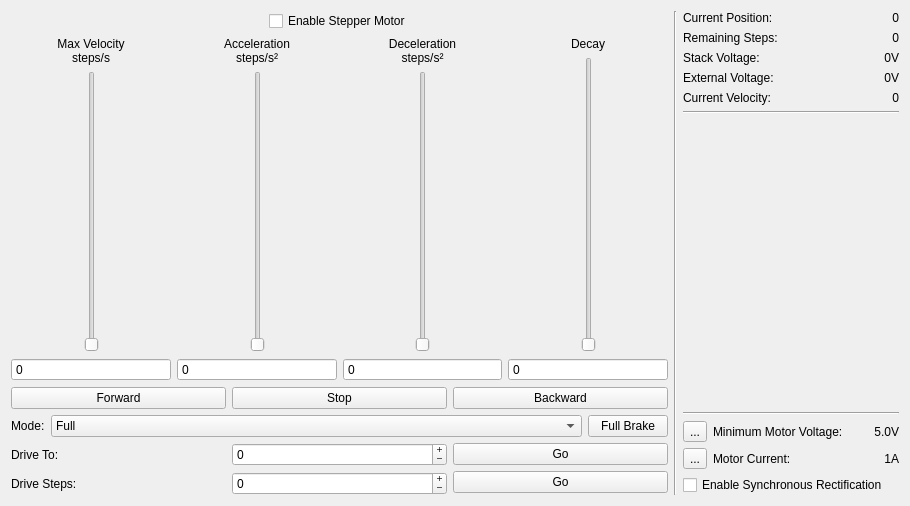
<?xml version="1.0" encoding="UTF-8"?>
<ui version="4.0">
 <class>Stepper</class>
 <widget class="QWidget" name="Stepper">
  <property name="geometry">
   <rect>
    <x>0</x>
    <y>0</y>
    <width>910</width>
    <height>506</height>
   </rect>
  </property>
  <property name="windowTitle">
   <string>Form</string>
  </property>
  <layout class="QHBoxLayout" name="horizontalLayout_2">
   <item>
    <layout class="QHBoxLayout" name="horizontal_layout">
     <item>
      <layout class="QVBoxLayout" name="main_vlayout">
       <item>
        <layout class="QHBoxLayout" name="horizontalLayout_8">
         <item>
          <spacer name="horizontalSpacer_2">
           <property name="orientation">
            <enum>Qt::Horizontal</enum>
           </property>
           <property name="sizeHint" stdset="0">
            <size>
             <width>40</width>
             <height>20</height>
            </size>
           </property>
          </spacer>
         </item>
         <item>
          <widget class="QCheckBox" name="enable_checkbox">
           <property name="layoutDirection">
            <enum>Qt::LeftToRight</enum>
           </property>
           <property name="text">
            <string>Enable Stepper Motor</string>
           </property>
          </widget>
         </item>
         <item>
          <spacer name="horizontalSpacer">
           <property name="orientation">
            <enum>Qt::Horizontal</enum>
           </property>
           <property name="sizeHint" stdset="0">
            <size>
             <width>40</width>
             <height>20</height>
            </size>
           </property>
          </spacer>
         </item>
        </layout>
       </item>
       <item>
        <layout class="QHBoxLayout" name="horizontalLayout_3">
         <item>
          <layout class="QVBoxLayout" name="verticalLayout">
           <item>
            <widget class="QLabel" name="label">
             <property name="sizePolicy">
              <sizepolicy hsizetype="Preferred" vsizetype="Preferred">
               <horstretch>0</horstretch>
               <verstretch>0</verstretch>
              </sizepolicy>
             </property>
             <property name="text">
              <string>Max Velocity
steps/s</string>
             </property>
             <property name="alignment">
              <set>Qt::AlignCenter</set>
             </property>
            </widget>
           </item>
           <item>
            <layout class="QHBoxLayout" name="horizontalLayout_13">
             <item>
              <spacer name="horizontalSpacer_3">
               <property name="orientation">
                <enum>Qt::Horizontal</enum>
               </property>
               <property name="sizeHint" stdset="0">
                <size>
                 <width>40</width>
                 <height>20</height>
                </size>
               </property>
              </spacer>
             </item>
             <item>
              <widget class="QSlider" name="velocity_slider">
               <property name="sizePolicy">
                <sizepolicy hsizetype="Fixed" vsizetype="Expanding">
                 <horstretch>0</horstretch>
                 <verstretch>0</verstretch>
                </sizepolicy>
               </property>
               <property name="minimum">
                <number>0</number>
               </property>
               <property name="maximum">
                <number>65535</number>
               </property>
               <property name="pageStep">
                <number>1000</number>
               </property>
               <property name="tracking">
                <bool>true</bool>
               </property>
               <property name="orientation">
                <enum>Qt::Vertical</enum>
               </property>
               <property name="tickPosition">
                <enum>QSlider::NoTicks</enum>
               </property>
               <property name="tickInterval">
                <number>0</number>
               </property>
              </widget>
             </item>
             <item>
              <spacer name="horizontalSpacer_4">
               <property name="orientation">
                <enum>Qt::Horizontal</enum>
               </property>
               <property name="sizeHint" stdset="0">
                <size>
                 <width>40</width>
                 <height>20</height>
                </size>
               </property>
              </spacer>
             </item>
            </layout>
           </item>
           <item>
            <widget class="QSpinBox" name="velocity_spin">
             <property name="buttonSymbols">
              <enum>QAbstractSpinBox::NoButtons</enum>
             </property>
             <property name="maximum">
              <number>65535</number>
             </property>
             <property name="singleStep">
              <number>1000</number>
             </property>
            </widget>
           </item>
          </layout>
         </item>
         <item>
          <layout class="QVBoxLayout" name="verticalLayout_3">
           <item>
            <widget class="QLabel" name="label_2">
             <property name="sizePolicy">
              <sizepolicy hsizetype="Preferred" vsizetype="Preferred">
               <horstretch>0</horstretch>
               <verstretch>0</verstretch>
              </sizepolicy>
             </property>
             <property name="text">
              <string>Acceleration
steps/s²</string>
             </property>
             <property name="alignment">
              <set>Qt::AlignCenter</set>
             </property>
            </widget>
           </item>
           <item>
            <layout class="QHBoxLayout" name="horizontalLayout_14">
             <item>
              <spacer name="horizontalSpacer_5">
               <property name="orientation">
                <enum>Qt::Horizontal</enum>
               </property>
               <property name="sizeHint" stdset="0">
                <size>
                 <width>40</width>
                 <height>20</height>
                </size>
               </property>
              </spacer>
             </item>
             <item>
              <widget class="QSlider" name="acceleration_slider">
               <property name="sizePolicy">
                <sizepolicy hsizetype="Fixed" vsizetype="Expanding">
                 <horstretch>0</horstretch>
                 <verstretch>0</verstretch>
                </sizepolicy>
               </property>
               <property name="minimum">
                <number>0</number>
               </property>
               <property name="maximum">
                <number>65535</number>
               </property>
               <property name="pageStep">
                <number>1000</number>
               </property>
               <property name="orientation">
                <enum>Qt::Vertical</enum>
               </property>
              </widget>
             </item>
             <item>
              <spacer name="horizontalSpacer_6">
               <property name="orientation">
                <enum>Qt::Horizontal</enum>
               </property>
               <property name="sizeHint" stdset="0">
                <size>
                 <width>40</width>
                 <height>20</height>
                </size>
               </property>
              </spacer>
             </item>
            </layout>
           </item>
           <item>
            <widget class="QSpinBox" name="acceleration_spin">
             <property name="buttonSymbols">
              <enum>QAbstractSpinBox::NoButtons</enum>
             </property>
             <property name="maximum">
              <number>65535</number>
             </property>
             <property name="singleStep">
              <number>1000</number>
             </property>
            </widget>
           </item>
          </layout>
         </item>
         <item>
          <layout class="QVBoxLayout" name="verticalLayout_6">
           <item>
            <widget class="QLabel" name="label_4">
             <property name="sizePolicy">
              <sizepolicy hsizetype="Preferred" vsizetype="Preferred">
               <horstretch>0</horstretch>
               <verstretch>0</verstretch>
              </sizepolicy>
             </property>
             <property name="text">
              <string>Deceleration
steps/s²</string>
             </property>
             <property name="alignment">
              <set>Qt::AlignCenter</set>
             </property>
            </widget>
           </item>
           <item>
            <layout class="QHBoxLayout" name="horizontalLayout_17">
             <item>
              <spacer name="horizontalSpacer_7">
               <property name="orientation">
                <enum>Qt::Horizontal</enum>
               </property>
               <property name="sizeHint" stdset="0">
                <size>
                 <width>40</width>
                 <height>20</height>
                </size>
               </property>
              </spacer>
             </item>
             <item>
              <widget class="QSlider" name="deceleration_slider">
               <property name="sizePolicy">
                <sizepolicy hsizetype="Fixed" vsizetype="Expanding">
                 <horstretch>0</horstretch>
                 <verstretch>0</verstretch>
                </sizepolicy>
               </property>
               <property name="maximum">
                <number>65535</number>
               </property>
               <property name="pageStep">
                <number>1000</number>
               </property>
               <property name="orientation">
                <enum>Qt::Vertical</enum>
               </property>
              </widget>
             </item>
             <item>
              <spacer name="horizontalSpacer_8">
               <property name="orientation">
                <enum>Qt::Horizontal</enum>
               </property>
               <property name="sizeHint" stdset="0">
                <size>
                 <width>40</width>
                 <height>20</height>
                </size>
               </property>
              </spacer>
             </item>
            </layout>
           </item>
           <item>
            <widget class="QSpinBox" name="deceleration_spin">
             <property name="buttonSymbols">
              <enum>QAbstractSpinBox::NoButtons</enum>
             </property>
             <property name="maximum">
              <number>65535</number>
             </property>
             <property name="singleStep">
              <number>1000</number>
             </property>
            </widget>
           </item>
          </layout>
         </item>
         <item>
          <widget class="QWidget" name="decay_widget" native="true">
           <layout class="QVBoxLayout" name="verticalLayout_8">
            <property name="margin">
             <number>0</number>
            </property>
            <item>
             <layout class="QVBoxLayout" name="verticalLayout_7">
              <item>
               <widget class="QLabel" name="label_11">
                <property name="text">
                 <string>Decay</string>
                </property>
                <property name="alignment">
                 <set>Qt::AlignCenter</set>
                </property>
               </widget>
              </item>
              <item>
               <layout class="QHBoxLayout" name="horizontalLayout_16">
                <item>
                 <spacer name="horizontalSpacer_9">
                  <property name="orientation">
                   <enum>Qt::Horizontal</enum>
                  </property>
                  <property name="sizeHint" stdset="0">
                   <size>
                    <width>40</width>
                    <height>20</height>
                   </size>
                  </property>
                 </spacer>
                </item>
                <item>
                 <widget class="QSlider" name="decay_slider">
                  <property name="maximum">
                   <number>65535</number>
                  </property>
                  <property name="pageStep">
                   <number>1000</number>
                  </property>
                  <property name="orientation">
                   <enum>Qt::Vertical</enum>
                  </property>
                 </widget>
                </item>
                <item>
                 <spacer name="horizontalSpacer_10">
                  <property name="orientation">
                   <enum>Qt::Horizontal</enum>
                  </property>
                  <property name="sizeHint" stdset="0">
                   <size>
                    <width>40</width>
                    <height>20</height>
                   </size>
                  </property>
                 </spacer>
                </item>
               </layout>
              </item>
              <item>
               <widget class="QSpinBox" name="decay_spin">
                <property name="buttonSymbols">
                 <enum>QAbstractSpinBox::NoButtons</enum>
                </property>
                <property name="maximum">
                 <number>65535</number>
                </property>
                <property name="singleStep">
                 <number>1000</number>
                </property>
               </widget>
              </item>
             </layout>
            </item>
           </layout>
          </widget>
         </item>
        </layout>
       </item>
       <item>
        <layout class="QHBoxLayout" name="horizontalLayout">
         <item>
          <widget class="QPushButton" name="forward_button">
           <property name="text">
            <string>Forward</string>
           </property>
          </widget>
         </item>
         <item>
          <widget class="QPushButton" name="stop_button">
           <property name="text">
            <string>Stop</string>
           </property>
          </widget>
         </item>
         <item>
          <widget class="QPushButton" name="backward_button">
           <property name="text">
            <string>Backward</string>
           </property>
          </widget>
         </item>
        </layout>
       </item>
       <item>
        <layout class="QHBoxLayout" name="horizontalLayout_11">
         <item>
          <widget class="QLabel" name="label_12">
           <property name="sizePolicy">
            <sizepolicy hsizetype="Preferred" vsizetype="Fixed">
             <horstretch>0</horstretch>
             <verstretch>0</verstretch>
            </sizepolicy>
           </property>
           <property name="text">
            <string>Mode:</string>
           </property>
          </widget>
         </item>
         <item>
          <widget class="QComboBox" name="mode_dropbox">
           <property name="sizePolicy">
            <sizepolicy hsizetype="Expanding" vsizetype="Fixed">
             <horstretch>0</horstretch>
             <verstretch>0</verstretch>
            </sizepolicy>
           </property>
           <item>
            <property name="text">
             <string>Full</string>
            </property>
           </item>
           <item>
            <property name="text">
             <string>Half</string>
            </property>
           </item>
           <item>
            <property name="text">
             <string>Quarter</string>
            </property>
           </item>
           <item>
            <property name="text">
             <string>Eigth</string>
            </property>
           </item>
          </widget>
         </item>
         <item>
          <widget class="QPushButton" name="full_brake_button">
           <property name="text">
            <string>Full Brake</string>
           </property>
          </widget>
         </item>
        </layout>
       </item>
       <item>
        <layout class="QHBoxLayout" name="horizontalLayout_7">
         <item>
          <layout class="QVBoxLayout" name="verticalLayout_2">
           <item>
            <widget class="QLabel" name="label_6">
             <property name="text">
              <string>Drive To:</string>
             </property>
            </widget>
           </item>
           <item>
            <widget class="QLabel" name="label_8">
             <property name="text">
              <string>Drive Steps:</string>
             </property>
            </widget>
           </item>
          </layout>
         </item>
         <item>
          <layout class="QVBoxLayout" name="verticalLayout_4">
           <item>
            <widget class="QSpinBox" name="to_spin">
             <property name="buttonSymbols">
              <enum>QAbstractSpinBox::PlusMinus</enum>
             </property>
             <property name="minimum">
              <number>-2147483647</number>
             </property>
             <property name="maximum">
              <number>2147483647</number>
             </property>
             <property name="singleStep">
              <number>1000</number>
             </property>
            </widget>
           </item>
           <item>
            <widget class="QSpinBox" name="steps_spin">
             <property name="buttonSymbols">
              <enum>QAbstractSpinBox::PlusMinus</enum>
             </property>
             <property name="minimum">
              <number>-2147483647</number>
             </property>
             <property name="maximum">
              <number>2147483647</number>
             </property>
             <property name="singleStep">
              <number>1000</number>
             </property>
            </widget>
           </item>
          </layout>
         </item>
         <item>
          <layout class="QVBoxLayout" name="verticalLayout_5">
           <item>
            <widget class="QPushButton" name="to_button">
             <property name="text">
              <string>Go</string>
             </property>
             <property name="flat">
              <bool>false</bool>
             </property>
            </widget>
           </item>
           <item>
            <widget class="QPushButton" name="steps_button">
             <property name="text">
              <string>Go</string>
             </property>
            </widget>
           </item>
          </layout>
         </item>
        </layout>
       </item>
      </layout>
     </item>
     <item>
      <widget class="Line" name="line_2">
       <property name="orientation">
        <enum>Qt::Vertical</enum>
       </property>
      </widget>
     </item>
     <item>
      <layout class="QVBoxLayout" name="vertical_layout_right">
       <item>
        <layout class="QHBoxLayout" name="horizontalLayout_12">
         <item>
          <widget class="QLabel" name="position_text_label">
           <property name="text">
            <string>Current Position:</string>
           </property>
          </widget>
         </item>
         <item>
          <widget class="QLabel" name="position_label">
           <property name="text">
            <string>0</string>
           </property>
           <property name="alignment">
            <set>Qt::AlignRight|Qt::AlignTrailing|Qt::AlignVCenter</set>
           </property>
          </widget>
         </item>
        </layout>
       </item>
       <item>
        <layout class="QHBoxLayout" name="horizontalLayout_10">
         <item>
          <widget class="QLabel" name="label_10">
           <property name="text">
            <string>Remaining Steps:</string>
           </property>
          </widget>
         </item>
         <item>
          <widget class="QLabel" name="remaining_steps_label">
           <property name="text">
            <string>0</string>
           </property>
           <property name="alignment">
            <set>Qt::AlignRight|Qt::AlignTrailing|Qt::AlignVCenter</set>
           </property>
          </widget>
         </item>
        </layout>
       </item>
       <item>
        <layout class="QHBoxLayout" name="horizontalLayout_5">
         <item>
          <widget class="QLabel" name="label_5">
           <property name="text">
            <string>Stack Voltage:</string>
           </property>
          </widget>
         </item>
         <item>
          <widget class="QLabel" name="stack_voltage_label">
           <property name="text">
            <string>0V</string>
           </property>
           <property name="alignment">
            <set>Qt::AlignRight|Qt::AlignTrailing|Qt::AlignVCenter</set>
           </property>
          </widget>
         </item>
        </layout>
       </item>
       <item>
        <layout class="QHBoxLayout" name="horizontalLayout_4">
         <item>
          <widget class="QLabel" name="label_3">
           <property name="text">
            <string>External Voltage:</string>
           </property>
          </widget>
         </item>
         <item>
          <widget class="QLabel" name="external_voltage_label">
           <property name="text">
            <string>0V</string>
           </property>
           <property name="alignment">
            <set>Qt::AlignRight|Qt::AlignTrailing|Qt::AlignVCenter</set>
           </property>
          </widget>
         </item>
        </layout>
       </item>
       <item>
        <layout class="QHBoxLayout" name="horizontalLayout_15">
         <item>
          <widget class="QLabel" name="label_13">
           <property name="text">
            <string>Current Velocity:</string>
           </property>
          </widget>
         </item>
         <item>
          <widget class="QLabel" name="current_velocity_label">
           <property name="text">
            <string>0</string>
           </property>
           <property name="alignment">
            <set>Qt::AlignRight|Qt::AlignTrailing|Qt::AlignVCenter</set>
           </property>
          </widget>
         </item>
        </layout>
       </item>
       <item>
        <widget class="Line" name="line">
         <property name="orientation">
          <enum>Qt::Horizontal</enum>
         </property>
        </widget>
       </item>
       <item>
        <spacer name="verticalSpacer_2">
         <property name="orientation">
          <enum>Qt::Vertical</enum>
         </property>
         <property name="sizeHint" stdset="0">
          <size>
           <width>20</width>
           <height>0</height>
          </size>
         </property>
        </spacer>
       </item>
       <item>
        <widget class="SpeedoMeter" name="speedometer" native="true">
         <property name="minimumSize">
          <size>
           <width>0</width>
           <height>20</height>
          </size>
         </property>
        </widget>
       </item>
       <item>
        <spacer name="verticalSpacer">
         <property name="orientation">
          <enum>Qt::Vertical</enum>
         </property>
         <property name="sizeHint" stdset="0">
          <size>
           <width>20</width>
           <height>0</height>
          </size>
         </property>
        </spacer>
       </item>
       <item>
        <widget class="Line" name="line_3">
         <property name="orientation">
          <enum>Qt::Horizontal</enum>
         </property>
        </widget>
       </item>
       <item>
        <layout class="QHBoxLayout" name="horizontalLayout_6">
         <item>
          <widget class="QToolButton" name="minimum_motor_voltage_button">
           <property name="text">
            <string>...</string>
           </property>
          </widget>
         </item>
         <item>
          <widget class="QLabel" name="label_7">
           <property name="text">
            <string>Minimum Motor Voltage:</string>
           </property>
          </widget>
         </item>
         <item>
          <widget class="QLabel" name="minimum_voltage_label">
           <property name="minimumSize">
            <size>
             <width>50</width>
             <height>0</height>
            </size>
           </property>
           <property name="text">
            <string>5.0V</string>
           </property>
           <property name="alignment">
            <set>Qt::AlignRight|Qt::AlignTrailing|Qt::AlignVCenter</set>
           </property>
          </widget>
         </item>
        </layout>
       </item>
       <item>
        <layout class="QHBoxLayout" name="horizontalLayout_9">
         <item>
          <widget class="QToolButton" name="motor_current_button">
           <property name="text">
            <string>...</string>
           </property>
          </widget>
         </item>
         <item>
          <widget class="QLabel" name="label_9">
           <property name="text">
            <string>Motor Current:</string>
           </property>
          </widget>
         </item>
         <item>
          <widget class="QLabel" name="maximum_current_label">
           <property name="text">
            <string>1A</string>
           </property>
           <property name="alignment">
            <set>Qt::AlignRight|Qt::AlignTrailing|Qt::AlignVCenter</set>
           </property>
          </widget>
         </item>
        </layout>
       </item>
       <item>
        <widget class="QCheckBox" name="sync_rect_checkbox">
         <property name="text">
          <string>Enable Synchronous Rectification</string>
         </property>
        </widget>
       </item>
      </layout>
     </item>
    </layout>
   </item>
  </layout>
 </widget>
 <customwidgets>
  <customwidget>
   <class>SpeedoMeter</class>
   <extends>QWidget</extends>
   <header location="global">brickv.plugin_system.plugins.stepper.speedometer</header>
   <container>1</container>
  </customwidget>
 </customwidgets>
 <resources/>
 <connections/>
</ui>
